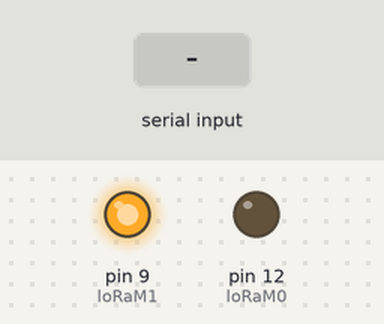
Recording of a sketch running on a simulated Arduino Uno, built with avr-gcc and run on an emulated ATmega328P. On the bench: output pins drawn as LEDs (lit = HIGH). The test bench sets the inputs (shaded band). What the sketch prints to the serial monitor is not drawn.

Above: at 2.8 s.
2.9 s: "1" received over the second serial link
Timing chart, 0 to 5.9 s (numbered marks = the images above; inputs shaded):
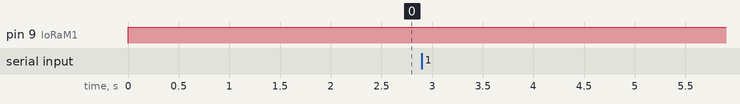

Measured:
- after the input at 2.9 s, every drawn part: stays the same

The sketch:

LoRa_Setting.ino
```cpp
#include <SoftwareSerial.h>
const int loRaM0 = 12;
const int loRaM1 = 9;
byte byteArray[] = {0xC1, 0x00, 0x04}; //change this array with the desired command
SoftwareSerial loRa(5,6);
void setup() {
  // put your setup code here, to run once:
  Serial.begin(9600);
  loRa.begin(9600);
  pinMode(loRaM0, OUTPUT);
  pinMode(loRaM1, OUTPUT);
}

void loop() {
  // put your main code here, to run repeatedly:
  digitalWrite(loRaM0, LOW);
  digitalWrite(loRaM1, HIGH);
  for(int i; i <= sizeof(byteArray) - 1; i++) {
    loRa.write(byteArray[i]);
    //Serial.print(byteArray[i], HEX);
  }
  byte hi[32];
  if(loRa.available() > 0) {
    loRa.readBytes(hi, sizeof(hi));
  }
  for(int i; i <= sizeof(hi) - 1; i++) {
    Serial.print(hi[i], HEX);
    Serial.print(" ");
  }
  Serial.println();
  delay(1000);

}
```
